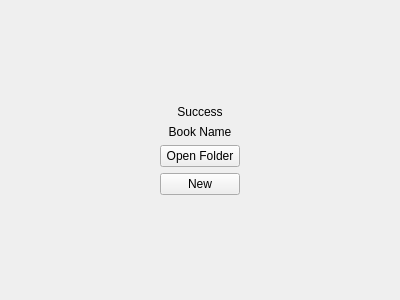
<?xml version="1.0" encoding="UTF-8"?>
<ui version="4.0">
 <class>SuccessWidget</class>
 <widget class="QWidget" name="SuccessWidget">
  <property name="geometry">
   <rect>
    <x>0</x>
    <y>0</y>
    <width>400</width>
    <height>300</height>
   </rect>
  </property>
  <property name="windowTitle">
   <string>Form</string>
  </property>
  <layout class="QVBoxLayout" name="verticalLayout_2">
   <property name="leftMargin">
    <number>0</number>
   </property>
   <property name="topMargin">
    <number>0</number>
   </property>
   <property name="rightMargin">
    <number>0</number>
   </property>
   <property name="bottomMargin">
    <number>0</number>
   </property>
   <item>
    <layout class="QVBoxLayout" name="successForm">
     <property name="bottomMargin">
      <number>0</number>
     </property>
     <item>
      <spacer name="verticalSpacer_7">
       <property name="orientation">
        <enum>Qt::Vertical</enum>
       </property>
       <property name="sizeHint" stdset="0">
        <size>
         <width>20</width>
         <height>40</height>
        </size>
       </property>
      </spacer>
     </item>
     <item>
      <widget class="QLabel" name="resultSuccess">
       <property name="text">
        <string>Success</string>
       </property>
       <property name="alignment">
        <set>Qt::AlignCenter</set>
       </property>
       <property name="wordWrap">
        <bool>true</bool>
       </property>
      </widget>
     </item>
     <item>
      <widget class="QLabel" name="resultBookName2">
       <property name="text">
        <string>Book Name</string>
       </property>
       <property name="alignment">
        <set>Qt::AlignCenter</set>
       </property>
       <property name="wordWrap">
        <bool>true</bool>
       </property>
      </widget>
     </item>
     <item>
      <layout class="QHBoxLayout" name="horizontalLayout_6">
       <item>
        <spacer name="horizontalSpacer_5">
         <property name="orientation">
          <enum>Qt::Horizontal</enum>
         </property>
         <property name="sizeHint" stdset="0">
          <size>
           <width>40</width>
           <height>20</height>
          </size>
         </property>
        </spacer>
       </item>
       <item>
        <layout class="QVBoxLayout" name="verticalLayout">
         <item>
          <widget class="QPushButton" name="resultOpenFolder">
           <property name="text">
            <string>Open Folder</string>
           </property>
          </widget>
         </item>
         <item>
          <widget class="QPushButton" name="resultNew">
           <property name="text">
            <string>New</string>
           </property>
          </widget>
         </item>
        </layout>
       </item>
       <item>
        <spacer name="horizontalSpacer_6">
         <property name="orientation">
          <enum>Qt::Horizontal</enum>
         </property>
         <property name="sizeHint" stdset="0">
          <size>
           <width>40</width>
           <height>20</height>
          </size>
         </property>
        </spacer>
       </item>
      </layout>
     </item>
     <item>
      <spacer name="verticalSpacer_8">
       <property name="orientation">
        <enum>Qt::Vertical</enum>
       </property>
       <property name="sizeHint" stdset="0">
        <size>
         <width>20</width>
         <height>40</height>
        </size>
       </property>
      </spacer>
     </item>
    </layout>
   </item>
  </layout>
 </widget>
 <resources/>
 <connections/>
</ui>
